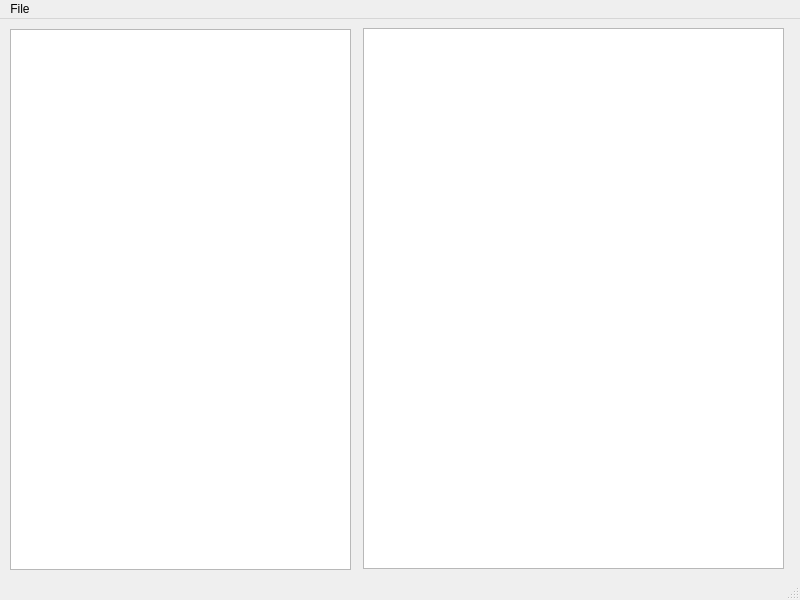
<?xml version="1.0" encoding="UTF-8"?>
<ui version="4.0">
 <class>MainWindow</class>
 <widget class="QMainWindow" name="MainWindow">
  <property name="geometry">
   <rect>
    <x>0</x>
    <y>0</y>
    <width>800</width>
    <height>600</height>
   </rect>
  </property>
  <property name="windowTitle">
   <string>MainWindow</string>
  </property>
  <widget class="QWidget" name="centralwidget">
   <widget class="QTextEdit" name="textEdit">
    <property name="geometry">
     <rect>
      <x>10</x>
      <y>10</y>
      <width>341</width>
      <height>541</height>
     </rect>
    </property>
   </widget>
   <widget class="QTextEdit" name="textEdit_2">
    <property name="geometry">
     <rect>
      <x>363</x>
      <y>9</y>
      <width>421</width>
      <height>541</height>
     </rect>
    </property>
   </widget>
  </widget>
  <widget class="QMenuBar" name="menubar">
   <property name="geometry">
    <rect>
     <x>0</x>
     <y>0</y>
     <width>800</width>
     <height>24</height>
    </rect>
   </property>
   <widget class="QMenu" name="menuFile">
    <property name="title">
     <string>File</string>
    </property>
   </widget>
   <addaction name="menuFile"/>
  </widget>
  <widget class="QStatusBar" name="statusbar"/>
 </widget>
 <resources/>
 <connections/>
</ui>
